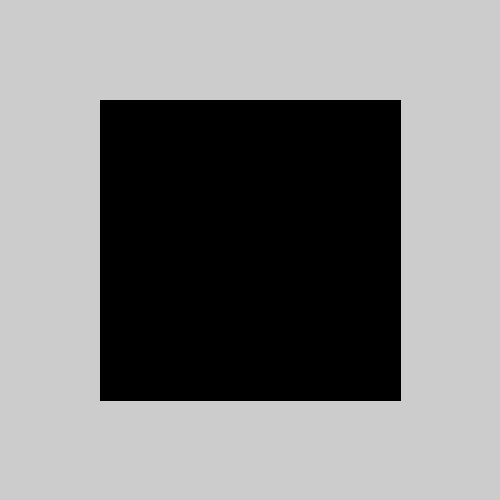
Frame 1 (no input)
Frame 60 (the mouse pressed at the canvas centre just before this capture): identical to frame 1, image omitted
Frame 120 (the mouse held since frame 60 and released just before this capture): identical to frame 1, image omitted

The Processing sketch that drew this single still picture (run headless with seeded random() and noise(); from frame 60 on, the mouse is pressed at the canvas centre):

// Processing sketch: sample_11_keyboard_03_keyboard_03
// ── sample_11_keyboard_03_keyboard_03.pde
void setup() {
  size(500, 500);
}

void draw() {
  fill(0);
  rect(100, 100, width-200, height-200);
  
  if (keyPressed){
    if(key >= 'a' && key <= 'z'){
      println(key);
    } else {
      println("some other keys");
    }
  }
}
